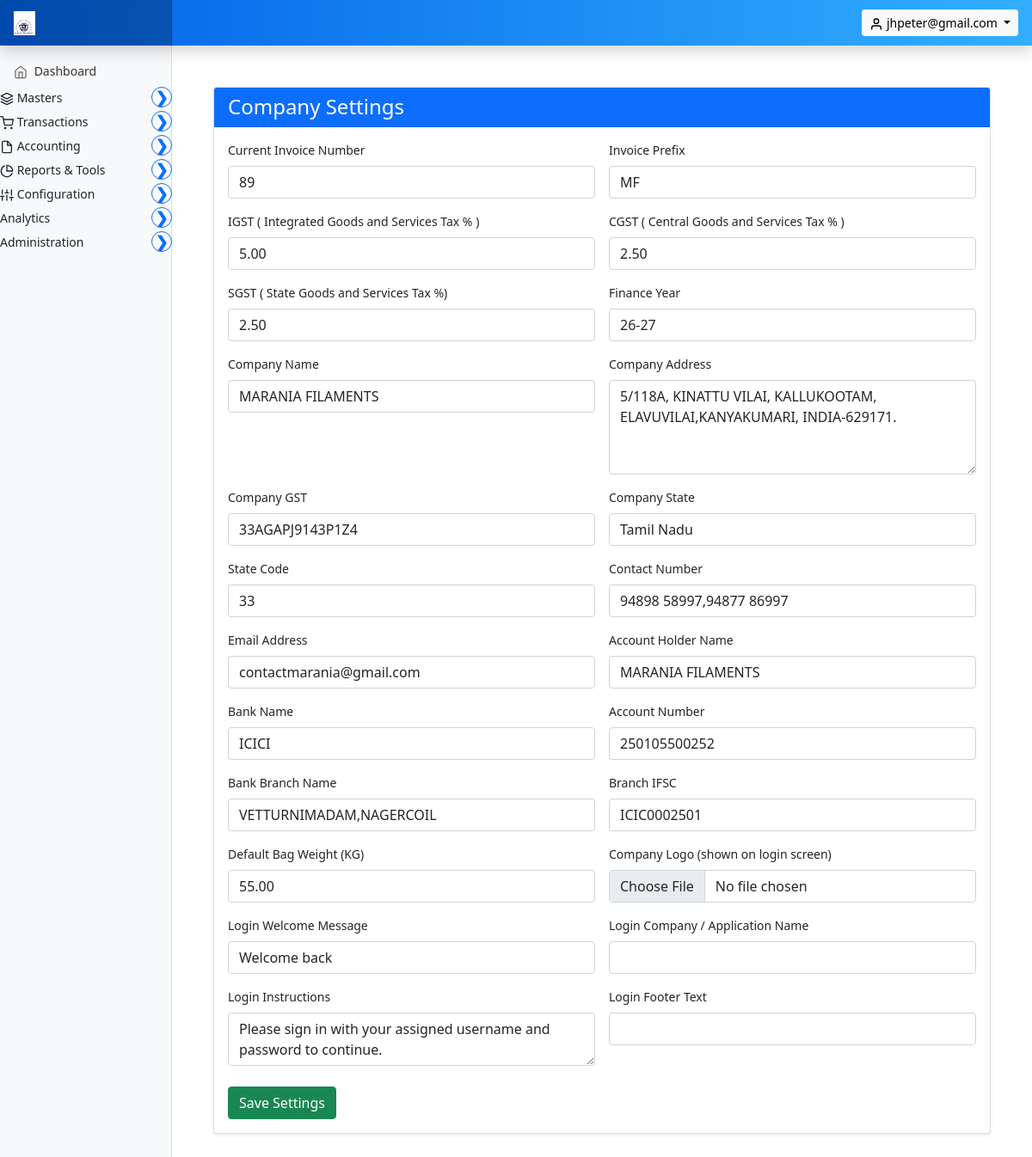
Page /invoice/settings/company/ (signed in) on the earlier database version.
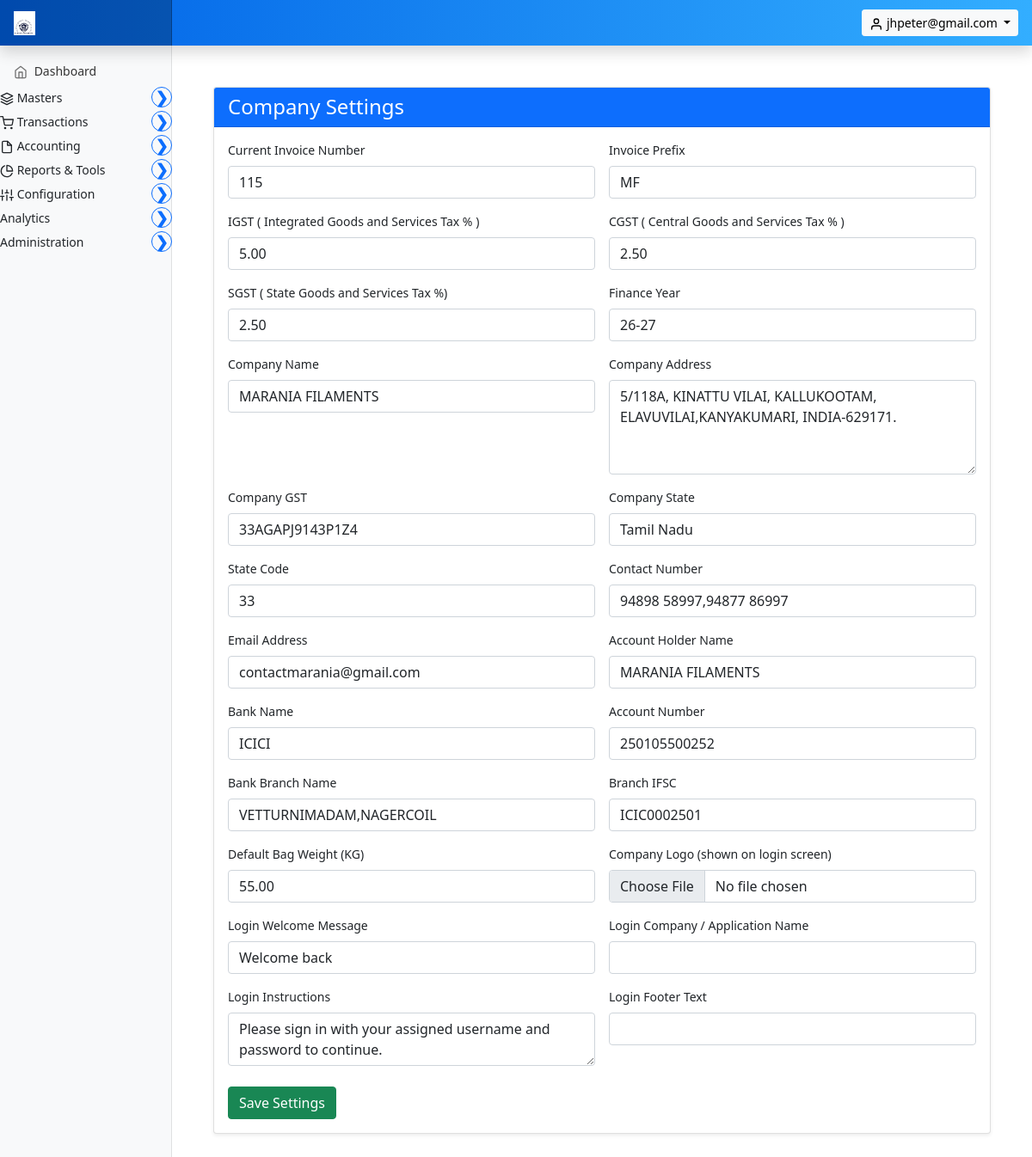
Same page on the later database version.
### marania_invoice_app/models.py (models this page shows, shortened)
class CompanySettings(models.Model):
    id = models.PositiveSmallIntegerField(primary_key=True, default=1, editable=False)
    current_invoice_number = models.PositiveIntegerField(default=1)
    invoice_prefix = models.CharField(max_length=20, default="INV")
    igst = models.DecimalField(max_digits=5, decimal_places=2, default=0)
    cgst = models.DecimalField(max_digits=5, decimal_places=2, default=0)
    sgst = models.DecimalField(max_digits=5, decimal_places=2, default=0)
    finance_year = models.CharField(max_length=20, default=current_indian_financial_year)
    company_title = models.CharField(max_length=255)
    company_address = models.TextField()
    company_gst = models.CharField(max_length=50, blank=True, null=True)
    company_state = models.CharField(max_length=50, blank=True, null=True)
    company_state_code = models.CharField(max_length=50, blank=True, null=True)
    company_phone = models.CharField(max_length=50, blank=True, null=True)
    company_email = models.EmailField(blank=True, null=True)
    bank_account_name  = models.CharField(max_length=50, blank=True, null=True)
    bank_name  = models.CharField(max_length=25, blank=True, null=True)
    bank_account_number = models.CharField(max_length=50, blank=True, null=True)
    bank_branch = models.CharField(max_length=50, blank=True, null=True)
    bank_ifsc  = models.CharField(max_length=50, blank=True, null=True)
    default_bag_weight = models.DecimalField(max_digits=10, decimal_places=2, default=0, blank=True)
    company_logo = models.ImageField(
        upload_to="company/logo",
        blank=True,
        null=True,
        help_text="Company logo shown on the login screen and branding.",
    )
    login_welcome_message = models.CharField(
        max_length=255,
        blank=True,
        null=True,
        default="Welcome back",
        help_text="Primary welcome text shown on the login screen.",
    )
    login_company_name = models.CharField(
        max_length=255,
        blank=True,
        null=True,
        help_text="Application / company name shown on the login screen. Defaults to Company Name.",
    )
    login_instructions = models.TextField(
        blank=True,
        null=True,
        default="Please sign in with your assigned username and password to continue.",
        help_text="Instructional text displayed on the login screen.",
    )
    login_footer_text = models.CharField(
        max_length=255,
        blank=True,
        null=True,
        help_text="Optional footer text (e.g. copyright) on the login screen.",
    )
    updated_at = models.DateTimeField(auto_now=True)
    class Meta:
        verbose_name = "Company Setting"
        verbose_name_plural = "Company Settings"
    @property
    def display_logo_url(self):
        if self.company_logo and hasattr(self.company_logo, "url") and self.company_logo.name:
            try:
                return self.company_logo.url
            except Exception:
                return "/static/images/marania_eagle_logo.png"
        return "/static/images/marania_eagle_logo.png"

### marania_invoice_app/views.py (the view)
# urls.py: path('settings/company/', views.company_settings_view, name='company_settings'),
def company_settings_view(request):
    settings, created = CompanySettings.objects.get_or_create(id=1)
    if request.method == "POST":
        form = CompanySettingsForm(request.POST, request.FILES, instance=settings)
        if form.is_valid():
            form.save()
            reset_global_dict()
            messages.success(request, "Settings saved successfully!")
            return redirect("company_settings")  # redirect to same view
    else:
        form = CompanySettingsForm(instance=settings)
    return render(request, "marania_invoice_app/company_settings_form.html", {"form": form})

### marania_invoice_app/context_processors.py (called while the page is built, shortened)
def _is_user_manager(user):
    if not user.is_authenticated:
        return False
    if user.is_superuser or user.is_staff:
        return True
    profile = getattr(user, "user_profile", None)
    if profile is None:
        return False
    return "user_management" in profile.permitted_module_keys()

def _permitted_module_keys(user):
    if not user.is_authenticated:
        return set()
    if user.is_superuser:
        from .modules import MODULE
        return set(MODULE.values())

### templates/marania_invoice_app/company_settings_form.html (shortened to what this page needs)
{% extends 'partials/base.html' %}
{% load static %}
{% load widget_tweaks %}
{% block main %}
<main class="col-md-9 ms-sm-auto col-lg-10 px-md-4">
    <div class="container my-5">
        <div class="card shadow-sm">
            <div class="card-header bg-primary text-white">
                <h4 class="mb-0">Company Settings</h4>
            </div>
            <div class="card-body">
                <form method="POST">
                    <div class="row g-3">
                        {% for field in form %}
                        <div class="col-md-6">
                            <label class="form-label fw-semibold">{{ field.label }}</label>
                            {% if field.name == "company_address" %}
                                {{ field|add_class:"form-control"|attr:"rows:4" }}
                            {% else %}
                                {{ field|add_class:"form-control" }}
                            {% endif %}
                        </div>
                        {% endfor %}
                    </div>
                    <button class="btn btn-success mt-4" type="submit">
                        Save Settings
                    </button>
                </form>
            </div>
        </div>
    </div>
</main>
{% endblock %}

Differences in the rows shown:
changed CompanySettings "MF": current_invoice_number "89" → "115"
